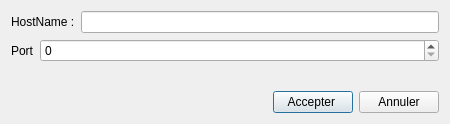
<?xml version="1.0" encoding="UTF-8"?>
<ui version="4.0">
 <class>DuMesengerConnectionDialog</class>
 <widget class="QDialog" name="DuMesengerConnectionDialog">
  <property name="geometry">
   <rect>
    <x>0</x>
    <y>0</y>
    <width>450</width>
    <height>124</height>
   </rect>
  </property>
  <property name="windowTitle">
   <string>Dialog</string>
  </property>
  <layout class="QVBoxLayout" name="verticalLayout">
   <item>
    <layout class="QHBoxLayout" name="horizontalLayout">
     <item>
      <widget class="QLabel" name="label">
       <property name="text">
        <string>HostName :</string>
       </property>
      </widget>
     </item>
     <item>
      <widget class="QLineEdit" name="hostname"/>
     </item>
    </layout>
   </item>
   <item>
    <layout class="QFormLayout" name="formLayout">
     <item row="0" column="0">
      <widget class="QLabel" name="label_2">
       <property name="text">
        <string>Port</string>
       </property>
      </widget>
     </item>
     <item row="0" column="1">
      <widget class="QSpinBox" name="port">
       <property name="maximum">
        <number>9999999</number>
       </property>
      </widget>
     </item>
    </layout>
   </item>
   <item>
    <layout class="QHBoxLayout" name="horizontalLayout_2">
     <item>
      <spacer name="horizontalSpacer">
       <property name="orientation">
        <enum>Qt::Horizontal</enum>
       </property>
       <property name="sizeHint" stdset="0">
        <size>
         <width>40</width>
         <height>20</height>
        </size>
       </property>
      </spacer>
     </item>
     <item>
      <widget class="QPushButton" name="ok">
       <property name="text">
        <string>Accepter </string>
       </property>
      </widget>
     </item>
     <item>
      <widget class="QPushButton" name="cancel">
       <property name="text">
        <string>Annuler</string>
       </property>
      </widget>
     </item>
    </layout>
   </item>
  </layout>
 </widget>
 <resources/>
 <connections/>
</ui>
